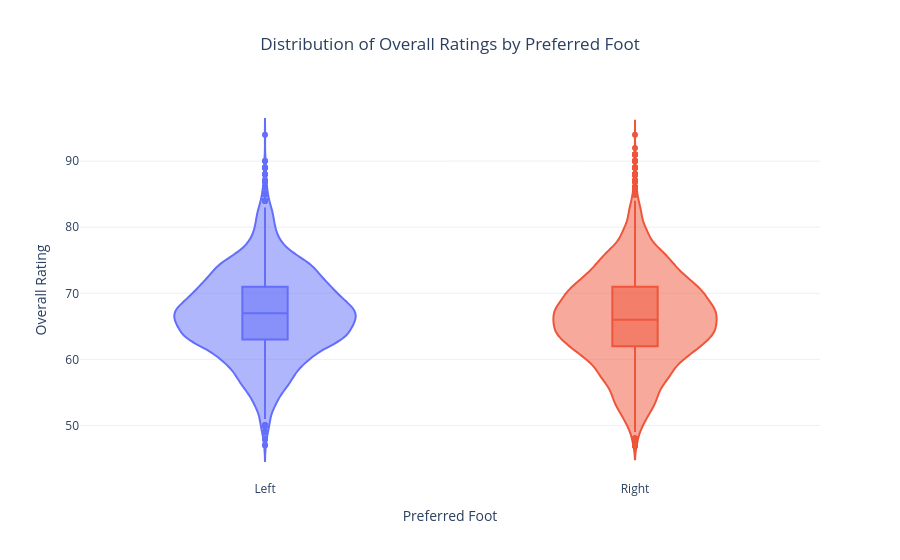

The cell this chart's notebook holds for it:
### Markdown cell above
## Question 8

How do left-footed and right-footed players differ in performance?

### Code cell
fig = px.violin(
    df,
    x="preferred_foot",
    y="overall_rating",
    color="preferred_foot",
    box=True,
    points="outliers",
    title="Distribution of Overall Ratings by Preferred Foot",
    labels={
        "preferred_foot": "Preferred Foot",
        "overall_rating": "Overall Rating"
    }
)

fig.update_layout(
    template="plotly_white",
    title_x=0.5,
    showlegend=False
)

fig.show()

### Figure 1 — Plotly figure (JSON) as saved in the notebook; plotly's stock layout.template omitted (floating-point values rounded to 4 significant figures; data arrays with more than 128 entries replaced by an {"elided": "..."} marker saying what was removed)
{"data": [{"alignmentgroup": "True", "box": {"visible": true}, "hovertemplate": "Preferred Foot=%{x}<br>Overall Rating=%{y}<extra></extra>", "legendgroup": "Left", "marker": {"color": "#636efa"}, "name": "Left", "offsetgroup": "Left", "orientation": "v", "points": "outliers", "scalegroup": "True", "showlegend": true, "type": "violin", "x": {"elided": "4173 str values"}, "x0": " ", "xaxis": "x", "y": {"elided": "4173 int values"}, "y0": " ", "yaxis": "y"}, {"alignmentgroup": "True", "box": {"visible": true}, "hovertemplate": "Preferred Foot=%{x}<br>Overall Rating=%{y}<extra></extra>", "legendgroup": "Right", "marker": {"color": "#EF553B"}, "name": "Right", "offsetgroup": "Right", "orientation": "v", "points": "outliers", "scalegroup": "True", "showlegend": true, "type": "violin", "x": {"elided": "13781 str values"}, "x0": " ", "xaxis": "x", "y": {"elided": "13781 int values"}, "y0": " ", "yaxis": "y"}], "layout": {"legend": {"title": {"text": "Preferred Foot"}, "tracegroupgap": 0}, "showlegend": false, "title": {"text": "Distribution of Overall Ratings by Preferred Foot", "x": 0.5}, "violinmode": "overlay", "xaxis": {"anchor": "y", "categoryarray": ["Left", "Right"], "categoryorder": "array", "domain": [0, 1], "title": {"text": "Preferred Foot"}}, "yaxis": {"anchor": "x", "domain": [0, 1], "title": {"text": "Overall Rating"}}}}
